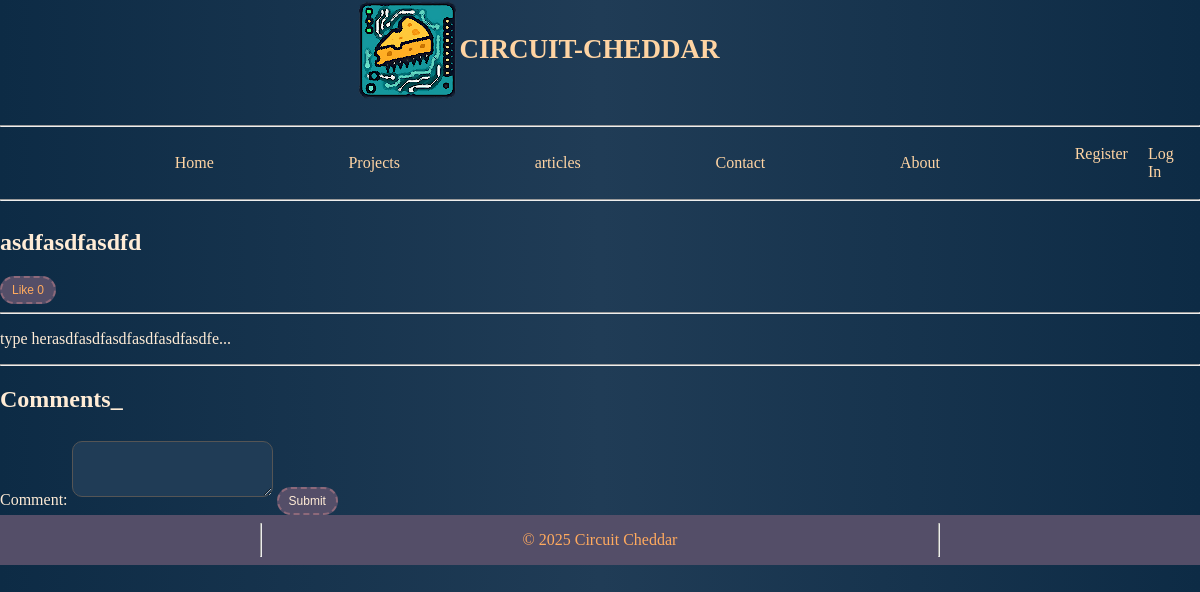
Before: /articles/7/article with the older database file.
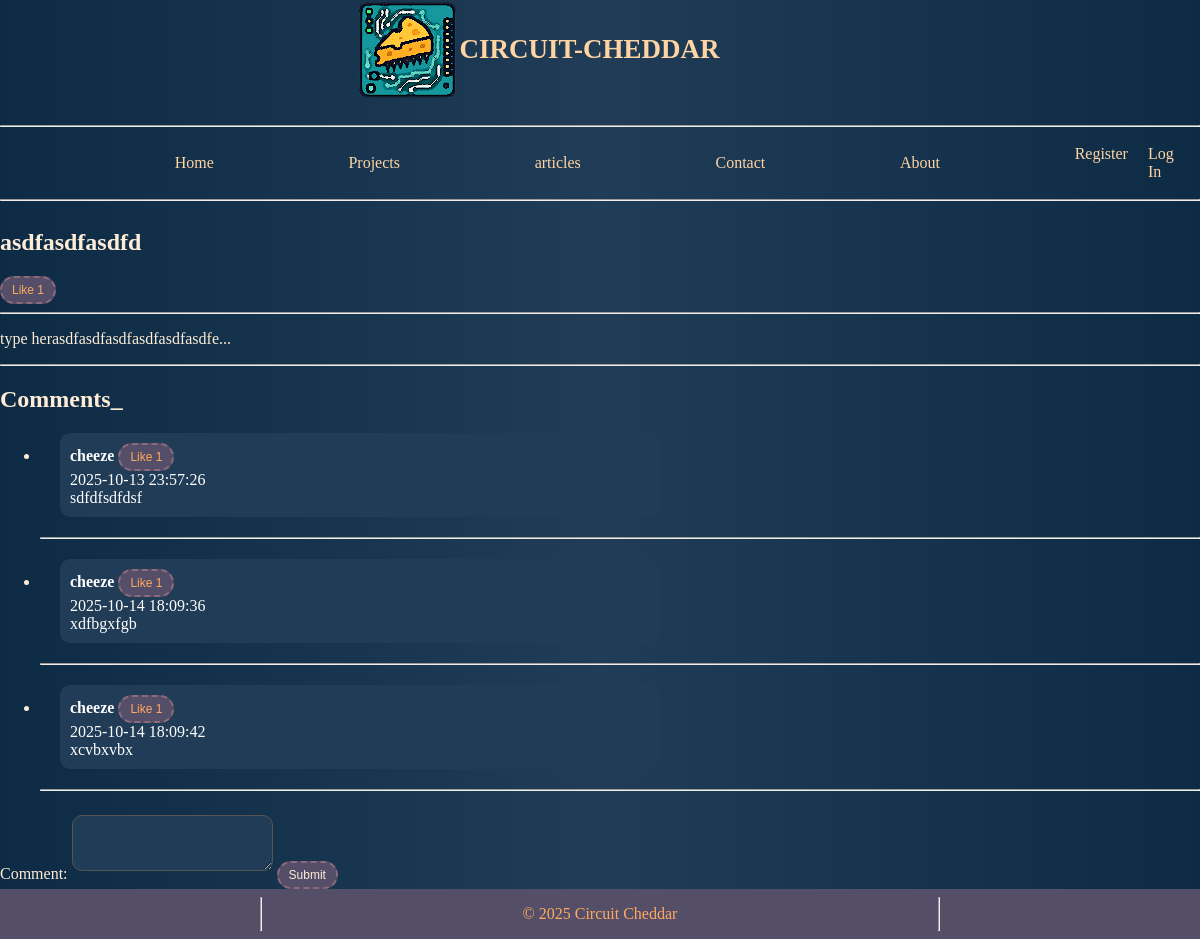
After: the same page with the newer database file.
### tables this page shows
CREATE TABLE post (
    id INTEGER PRIMARY KEY AUTOINCREMENT,
    author_id INTEGER NOT NULL,
    type TEXT NOT NULL DEFAULT 'PROJECT',
    created TIMESTAMP NOT NULL DEFAULT CURRENT_TIMESTAMP,
    title TEXT NOT NULL,
    description TEXT NOT NULL,
    body TEXT NOT NULL,
    thumbnail TEXT,
    FOREIGN KEY (author_id) REFERENCES user (id)
);

CREATE TABLE post_comments(
    id INTEGER PRIMARY KEY AUTOINCREMENT,
    author_id INTEGER NOT NULL ,
    post_id INTEGER NOT NULL,
    created TIMESTAMP NOT NULL DEFAULT CURRENT_TIMESTAMP,
    body TEXT NOT NULL,
    FOREIGN KEY (author_id) REFERENCES user (id),
    FOREIGN KEY (post_id) REFERENCES post (id)
);

CREATE TABLE user (
    id INTEGER PRIMARY KEY AUTOINCREMENT,
    username TEXT UNIQUE NOT NULL,
    password TEXT NOT NULL,
    email TEXT NOT NULL,
    role TEXT NOT NULL DEFAULT 'USER'
);

### app/articles.py (the view)
@bp.route('/<int:id>/article',methods=('GET',))
def article(id):
    post = get_post_unauth(id)
    comments = get_comments(id)
    likes = get_db().execute("SELECT COUNT(*) FROM like WHERE post_id = ?", (id,)).fetchone()[0]
    liked_btn = ""
    try:
        has_liked = get_db().execute('SELECT 1 FROM like WHERE user_id = ? AND post_id = ?',(g.user['id'],id)).fetchone()[0]
    except:
        has_liked = 0
    if has_liked < 1:
        liked_btn = "Like"
    else:
        liked_btn = "Unlike"
    return render_template('articles/article.html', post=post, comments=comments,
                           likes = likes, liked_btn = liked_btn,
                           get_comment_like_count = get_comment_like_count)

### app/articles.py (called while the page is built)
def get_post_unauth(id):
    post = get_db().execute(
        'SELECT p.id, title, body, created, author_id, username'
        ' FROM post p JOIN user u ON p.author_id = u.id'
        ' WHERE p.id = ?',
        (id,)
    ).fetchone()
    return post

def get_comments(id):
     comments = get_db().execute(
         'SELECT pc.id AS id, '
         'pc.body AS body, '
         'pc.created AS created, '
         'u.username AS username, '
         'pc.author_id AS author_id '
         'FROM post_comments pc JOIN user u ON pc.author_id = u.id '
         'WHERE pc.post_id = ?',
        (id,)).fetchall()
     return comments

def get_comment_like_count(comment_id):
    try:
        has_liked = get_db().execute('SELECT 1 FROM like WHERE user_id = ? AND comment_id = ?',(g.user['id'],comment_id)).fetchone()[0]
        text = " Unlike"
    except:
        has_liked = 0
        text = "Like"
    return [get_db().execute("SELECT COUNT(*) FROM like WHERE comment_id = ?", (comment_id,)).fetchone()[0],text]

### app/auth.py (called while the page is built)
@bp.before_app_request
def load_logged_in_user():
    user_id = session.get('user_id')
    if user_id is None:
        g.user = None
    else:
        g.user = get_db().execute('SELECT * FROM user WHERE id = ?',(user_id,)).fetchone()

### app/db.py (called while the page is built)
def get_db():
    if 'db' not in g:
        g.db = sqlite3.connect(
            current_app.config['DATABASE'],
            detect_types=sqlite3.PARSE_DECLTYPES
        )
        g.db.row_factory = sqlite3.Row
    return g.db

### app/templates/articles/article.html (shortened to what this page needs)
{% extends 'base.html' %}
{% block header %}
  <h1>{% block title %}{{ post['title'] }}{% endblock %}</h1>
{% endblock %}
{% block content %}
<button class="like_btn" name="post_like_submit" id='likebtn'> {{ liked_btn }} {{ likes }} </button>
<hr>
<span name="projectBody" id="projectBody">{{ post['body'] | safe}}</span>
<hr>
<div>
<h2>Comments_</h2>
<ul id="commentlist">
    {% for comment in comments %}
        <li>
            <div class="comment_card">
                <strong>{{ comment['username']}}</strong>
                {% if g.user['id'] != None %}
                    <button class="like-comment" data-comment-id="{{ comment['id'] }}">{{ get_comment_like_count(comment['id'])[1] }} {{ get_comment_like_count(comment['id'])[0] }}</button>
                {% endif %}
                <br>
                {{ comment['created'] }}
                <br>
                {{ comment['body'] }}
                <br>
            </div>
        </li>
    <hr>
    {% endfor %}
</ul>
<form id="commentform" >
    <label for="comment">Comment:</label>
    <textarea name="comment" id="comment" required></textarea>
    <button name="comment_submit" id='submitb'>Submit</button>
</form>
</div>
{% endblock %}

### app/templates/base.html (shortened to what this page needs)
<!doctype html>
<link rel="stylesheet" href="{{ url_for('static', filename='./styles.css') }}">
<nav class="topnav">
	<div class="navcenter">
        <div class="navtitle">
  		<img src="{{ url_for('static', filename='images/temp_logo2.png') }}" alt="logo">
            <h1>CIRCUIT-CHEDDAR</h1>
        </div>
        <br>
        <hr>
        <div class="navbar">
            <ul>
                <li><a href="{{ url_for('app/home.index') }}">Home</a></li>
                <li><a href="{{ url_for('app/projects.browse') }}">Projects</a></li>
                <li><a href="{{ url_for('app/articles.browse') }}">articles</a></li>
                <li><a href="#contact">Contact</a></li>
                <li><a href="{{ url_for('app/home.about') }}">About</a></li>
            </ul>
            <div class="navlogin">
                <ul>
                    {% if g.user %}
                      <li><span><a href="{{ url_for('app/auth.logout') }}">{{ g.user['username'] }}</a>
                      <li><a href="{{ url_for('app/auth.logout') }}">Log Out</a></span>
                    {% else %}
                      <li><span><a href="{{ url_for('app/auth.register') }}">Register</a>
                      <li><a href="{{ url_for('app/auth.login') }}">Log In</a></span>
                    {% endif %}
                 </ul>
	        </div>
        </div>
  	</div>
  <hr>
</nav>
<section class="content">
  <header>
    {% block header %}{% endblock %}
  </header>
  {% block content %}{% endblock %}
</section>
<footer>
    <hr>
    <p>&copy 2025 Circuit Cheddar<br>
    <hr>
</footer>

### app/static/styles.css (style rules this page uses)
.like-comment, .like_btn { background-color: var(--darkpurple); border: 2px dashed var(--lightPurple); border-radius: 25px; color: var(--lightorange); padding: 5px 10px; text-align: center; text-decoration: none; display: inline-block; font-size: 12px; cursor: pointer; }
.topnav { justify-content: center; align-items: center; width: 100%; overflow: hidden; }
.navtitle { display: flex; justify-content: center; align-items: center; font-size: large; color: var(--darkwhite); margin-right: 125px; }
.navbar { display: flex; justify-content: center; align-items: center; margin-left: 50px; }
.navbar ul { list-style-type: none; margin: 0; padding: 0; display: flex; justify-content: space-evenly; width: 100%; }
.navbar li a { display: block; color: var(--darkwhite); padding: 10px; text-decoration: none; border-radius: 20px; }
.navlogin { margin-right: 15px; }
.comment_card { background: var(--lightblack); border-radius: 10px; max-width: 50%; padding: 10px; margin: 20px; color: white; }
input[type="text"], input[type="email"], input[type="password"], textarea { padding: 12px; margin: 8px 0; box-sizing: border-box; border: 1px solid #555; border-radius: 10px; background-color: var(--lightblack); color: var(--lightorange); outline: none; }
button { background-color: var(--darkpurple); border: 2px dashed var(--lightPurple); border-radius: 25px; color: var(--lightwhite); padding: 5px 10px; text-align: center; font-size: 12px; cursor: pointer; }
footer { display: flex; justify-content: center; background: var(--darkpurple); color: var(--lightorange); }

Changed rows visible on the page:
added post_comments: username "cheeze", get_comment_like_count "Like", author "1", created "2025-10-13 23:57:26", body "sdfdfsdfdsf"
added post_comments: username "cheeze", get_comment_like_count "Like", author "1", created "2025-10-14 18:09:36", body "xdfbgxfgb"
added post_comments: username "cheeze", get_comment_like_count "Like", author "1", created "2025-10-14 18:09:42", body "xcvbxvbx"
Other visible differences:
{{ likes }}: "0" → "1"
